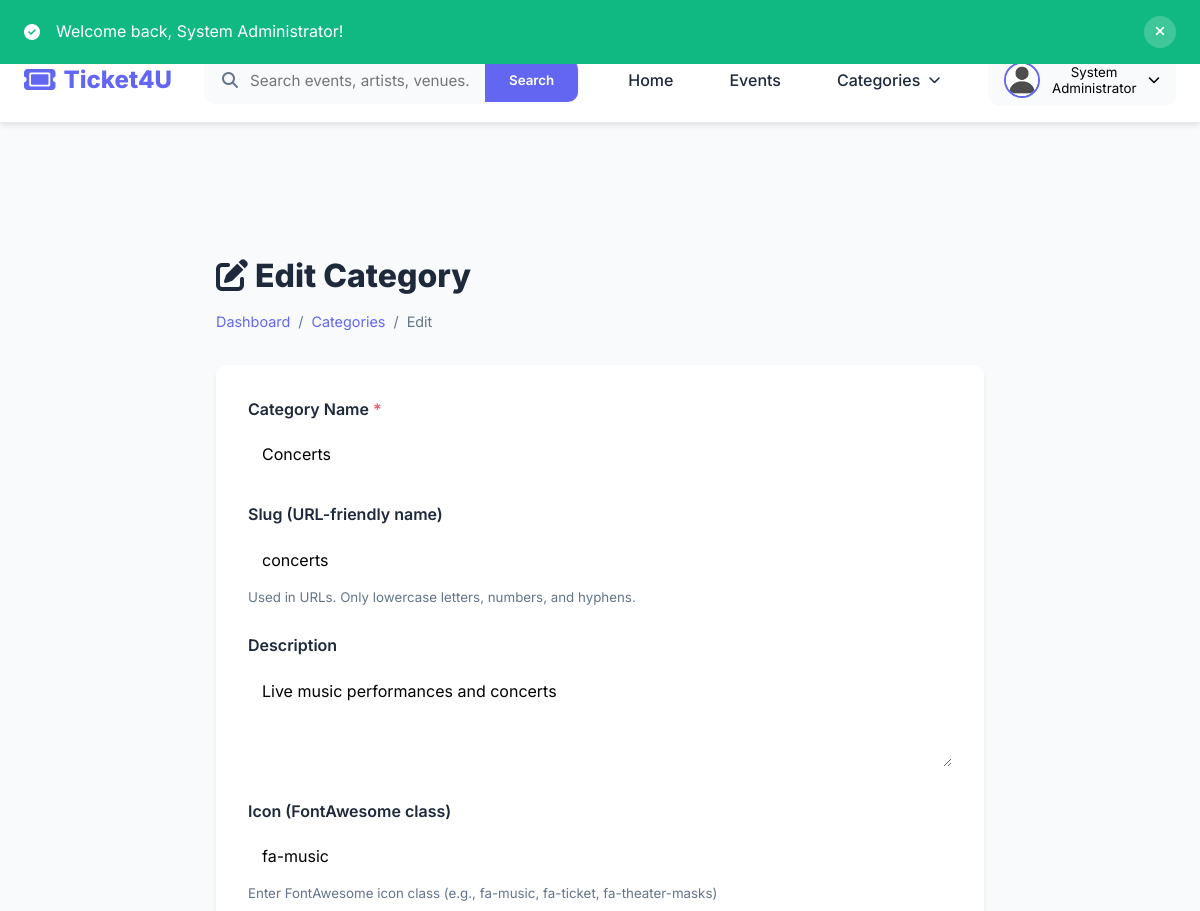
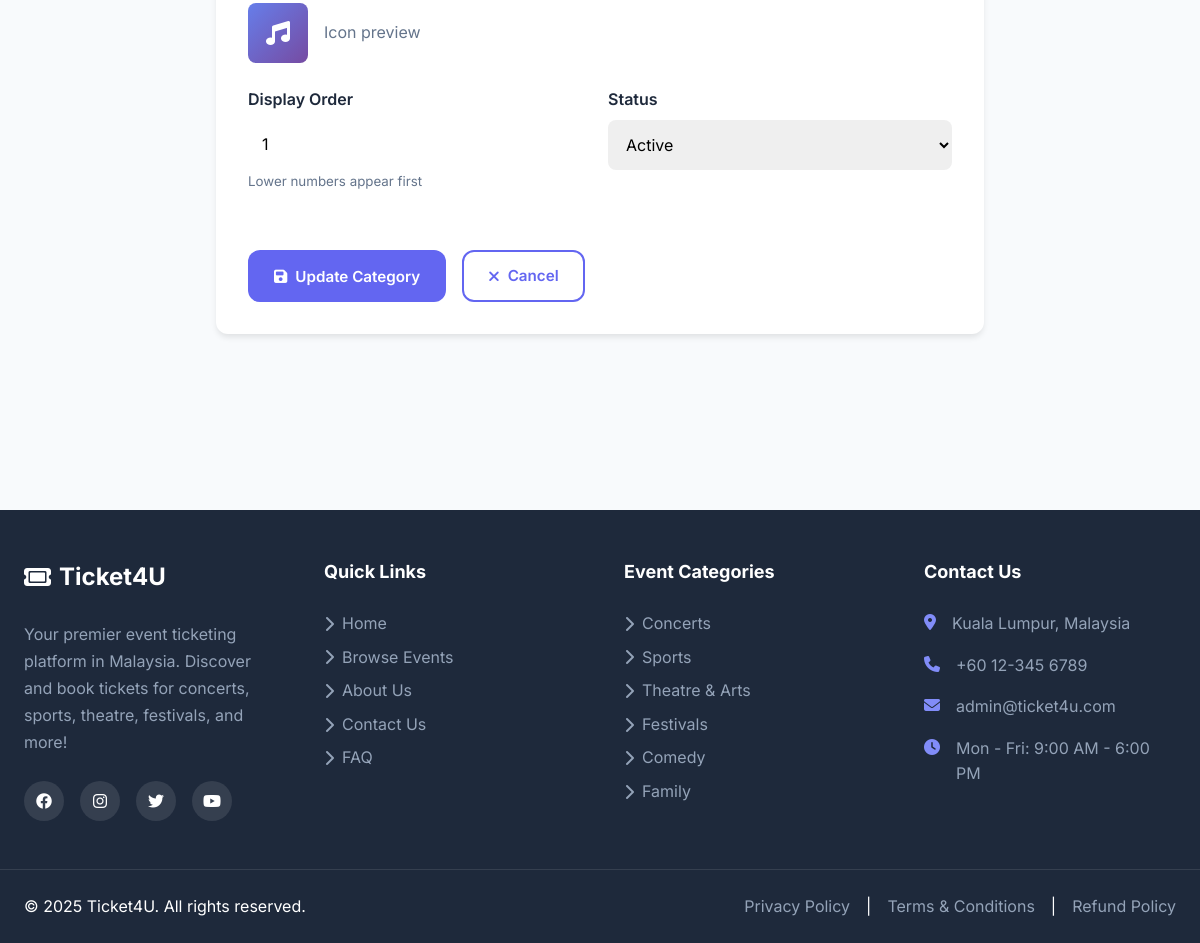
Page /admin/category-edit.php?id=1 (signed in) on the committed database (2 pictures, top to bottom).
### tables this page shows
CREATE TABLE users (
    id INT PRIMARY KEY AUTO_INCREMENT,
    email VARCHAR(255) UNIQUE NOT NULL,
    password VARCHAR(255) NOT NULL,
    name VARCHAR(255) NOT NULL,
    phone VARCHAR(20),
    role ENUM('user', 'admin') DEFAULT 'user',
    status ENUM('active', 'inactive', 'banned') DEFAULT 'active',
    profile_image VARCHAR(255) DEFAULT 'default-avatar.png',
    created_at TIMESTAMP DEFAULT CURRENT_TIMESTAMP,
    updated_at TIMESTAMP DEFAULT CURRENT_TIMESTAMP ON UPDATE CURRENT_TIMESTAMP,
    INDEX idx_email (email),
    INDEX idx_role (role)
);

CREATE TABLE categories (
    id INT PRIMARY KEY AUTO_INCREMENT,
    name VARCHAR(100) NOT NULL,
    slug VARCHAR(100) UNIQUE NOT NULL,
    icon VARCHAR(50),
    description TEXT,
    display_order INT DEFAULT 0,
    status ENUM('active', 'inactive') DEFAULT 'active',
    INDEX idx_slug (slug)
);

### config/config.php (called while the page is built, shortened)
<?php
try {
    $conn = new mysqli(DB_HOST, DB_USER, DB_PASS, DB_NAME);
    $conn->set_charset('utf8mb4');
} catch (Exception $e) {
    die('
        <div style="font-family: Arial, sans-serif; max-width: 600px; margin: 50px auto; padding: 20px; background: #fee; border: 1px solid #fcc; border-radius: 8px;">
            <h2 style="color: #c00;">Database Connection Error</h2>
            <p>Unable to connect to the database. Please check your configuration.</p>
            <p style="color: #666; font-size: 14px;">' . $e->getMessage() . '</p>
        </div>
    ');
}
function isLoggedIn() {
    return isset($_SESSION['user_id']);
}
function getCurrentUser() {
    global $conn;
    $user_id = (int)$_SESSION['user_id'];
    $query = "SELECT id, email, name, phone, role, profile_image, password, created_at FROM users WHERE id = $user_id AND status = 'active'";
    $result = $conn->query($query);
    return $result && $result->num_rows > 0 ? $result->fetch_assoc() : null;
}
function getFlash() {
    if (isset($_SESSION['flash_message'])) {
        $flash = [
            'type' => $_SESSION['flash_type'],
            'message' => $_SESSION['flash_message']
        ];
        return $flash;
    }
    return null;
}

### admin/category-edit.php (the view, shortened to what this page needs)
<?php
require_once __DIR__ . '/../config/config.php';
$category_id = filter_input(INPUT_GET, 'id', FILTER_VALIDATE_INT);
$stmt = $conn->prepare("SELECT * FROM categories WHERE id = ?");
$stmt->bind_param("i", $category_id);
$stmt->execute();
$result = $stmt->get_result();
$category = $result->fetch_assoc();
require_once __DIR__ . '/../includes/header.php';
?>
<main class="main-content">
    <div class="admin-container">
        <div class="page-header">
            <h1><i class="fas fa-edit"></i> Edit Category</h1>
            <div class="breadcrumb">
                <a href="<?php echo SITE_URL; ?>/admin/dashboard.php">Dashboard</a>
                <span>/</span>
                <a href="<?php echo SITE_URL; ?>/admin/categories.php">Categories</a>
                <span>/</span>
                <span>Edit</span>
            </div>
        </div>
        <div class="form-card">
            <form method="POST">
                <div class="form-group">
                    <label class="form-label required">Category Name</label>
                    <input type="text" name="name" class="form-input" required
                           placeholder="e.g., Concerts"
                           value="<?php echo htmlspecialchars($category['name']); ?>">
                </div>
                <div class="form-group">
                    <label class="form-label">Slug (URL-friendly name)</label>
                    <input type="text" name="slug" class="form-input"
                           placeholder="e.g., concerts (leave empty to auto-generate)"
                           value="<?php echo htmlspecialchars($category['slug']); ?>">
                    <small style="color: var(--gray);">Used in URLs. Only lowercase letters, numbers, and hyphens.</small>
                </div>
                <div class="form-group">
                    <label class="form-label">Description</label>
                    <textarea name="description" class="form-textarea"
                              placeholder="Brief description of this category..."><?php echo htmlspecialchars($category['description'] ?? ''); ?></textarea>
                </div>
                <div class="form-group">
                    <label class="form-label">Icon (FontAwesome class)</label>
                    <input type="text" name="icon" id="iconInput" class="form-input"
                           placeholder="e.g., fa-music"
                           value="<?php echo htmlspecialchars($category['icon']); ?>">
                    <small style="color: var(--gray);">Enter FontAwesome icon class (e.g., fa-music, fa-ticket, fa-theater-masks)</small>
                    <div class="icon-preview">
                        <div class="icon-display">
                            <i id="iconPreview" class="fas <?php echo htmlspecialchars($category['icon']); ?>"></i>
                        </div>
                        <span style="color: var(--gray);">Icon preview</span>
                    </div>
                </div>
                <div class="form-row">
                    <div class="form-group">
                        <label class="form-label">Display Order</label>
                        <input type="number" name="display_order" class="form-input" min="0"
                               value="<?php echo $category['display_order']; ?>">
                        <small style="color: var(--gray);">Lower numbers appear first</small>
                    </div>
                    <div class="form-group">
                        <label class="form-label">Status</label>
                        <select name="status" class="form-select">
                            <option value="active" <?php echo $category['status'] === 'active' ? 'selected' : ''; ?>>Active</option>
                        </select>
                    </div>
                </div>
                <div class="form-actions">
                    <button type="submit" class="btn btn-primary">
                        <i class="fas fa-save"></i> Update Category
                    </button>
                    <a href="<?php echo SITE_URL; ?>/admin/categories.php" class="btn btn-outline">
                        <i class="fas fa-times"></i> Cancel
                    </a>
                </div>
            </form>
        </div>
    </div>
</main>
<?php require_once __DIR__ . '/../includes/footer.php'; ?>

### includes/header.php (shortened to what this page needs)
<?php
$current_user = getCurrentUser();
$flash = getFlash();
?>
<!DOCTYPE html>
<html lang="en">
<head>
    <link rel="stylesheet" href="https://cdnjs.cloudflare.com/ajax/libs/font-awesome/6.4.0/css/all.min.css">
    <link rel="stylesheet" href="<?php echo SITE_URL; ?>/assets/css/style.css">
</head>
<body>
    <?php if ($flash): ?>
        <div class="flash-message flash-<?php echo $flash['type']; ?>" id="flashMessage">
            <div class="container">
                <div class="flash-content">
                    <i class="fas fa-<?php echo $flash['type'] === 'success' ? 'check-circle' : ($flash['type'] === 'error' ? 'exclamation-circle' : 'info-circle'); ?>"></i>
                    <span><?php echo htmlspecialchars($flash['message']); ?></span>
                    <button onclick="this.parentElement.parentElement.remove()" class="flash-close">
                        <i class="fas fa-times"></i>
                    </button>
                </div>
            </div>
        </div>
    <?php endif; ?>
    <header class="main-header">
        <div class="top-bar">
            <div class="container">
                <div class="top-bar-content">
                    <div class="top-bar-left">
                        <a href="mailto:<?php echo ADMIN_EMAIL; ?>">
                        </a>
                        <a href="tel:+60123456789">
                        </a>
                    </div>
                    <div class="top-bar-right">
                        <span><i class="fas fa-map-marker-alt"></i> Malaysia</span>
                    </div>
                </div>
            </div>
        </div>
        <nav class="navbar">
            <div class="container">
                <div class="navbar-content">
                    <a href="<?php echo SITE_URL; ?>/index.php" class="logo">
                        <i class="fas fa-ticket"></i>
                        <span><?php echo SITE_NAME; ?></span>
                    </a>
                    <form class="search-form" action="<?php echo SITE_URL; ?>/events.php" method="GET">
                        <div class="search-input-wrapper">
                            <i class="fas fa-search"></i>
                            <input type="text" name="search" placeholder="Search events, artists, venues..." value="<?php echo isset($_GET['search']) ? htmlspecialchars($_GET['search']) : ''; ?>">
                            <button type="submit" class="search-btn">Search</button>
                        </div>
                    </form>
                    <div class="nav-links">
                        <a href="<?php echo SITE_URL; ?>/index.php" class="nav-link <?php echo basename($_SERVER['PHP_SELF']) == 'index.php' ? 'active' : ''; ?>">
                            Home
                        </a>
                        <a href="<?php echo SITE_URL; ?>/events.php" class="nav-link <?php echo basename($_SERVER['PHP_SELF']) == 'events.php' ? 'active' : ''; ?>">
                            Events
                        </a>
                        <div class="dropdown">
                            <a href="#" class="nav-link dropdown-toggle">
                                Categories <i class="fas fa-chevron-down"></i>
                            </a>
                        </div>
                    </div>
                    <div class="user-menu">
                        <?php if ($current_user): ?>
                            <div class="dropdown">
                                <button class="user-btn dropdown-toggle">
                                    <?php if (!empty($current_user['profile_image'])): ?>
                                        <img src="<?php echo SITE_URL; ?>/uploads/profiles/<?php echo htmlspecialchars($current_user['profile_image']); ?>" alt="Profile" class="user-avatar">
                                    <?php else: ?>
                                        <div class="user-avatar" style="background: linear-gradient(135deg, #667eea 0%, #764ba2 100%); color: white; display: flex; align-items: center; justify-content: center; font-weight: 600;">
                                            <?php echo strtoupper(substr($current_user['name'] ?? 'U', 0, 1)); ?>
                                        </div>
                                    <?php endif; ?>
                                    <span><?php echo htmlspecialchars($current_user['name'] ?? 'User'); ?></span>
                                    <i class="fas fa-chevron-down"></i>
                                </button>
                            </div>
                        <?php else: ?>
                            <a href="<?php echo SITE_URL; ?>/auth/login.php" class="btn btn-outline">Login</a>
                            <a href="<?php echo SITE_URL; ?>/auth/register.php" class="btn btn-primary">Sign Up</a>
                        <?php endif; ?>
                    </div>
                </div>
            </div>
        </nav>
    </header>
    <main class="main-content">

### includes/footer.php (shortened to what this page needs)
    </main>
    <footer class="main-footer">
        <div class="footer-content">
            <div class="container">
                <div class="footer-grid">
                    <div class="footer-column">
                        <h3 class="footer-title">
                            <i class="fas fa-ticket"></i>
                            <?php echo SITE_NAME; ?>
                        </h3>
                        <p class="footer-text">
                            Your premier event ticketing platform in Malaysia. Discover and book tickets for concerts, sports, theatre, festivals, and more!
                        </p>
                        <div class="social-links">
                            <a href="#" aria-label="Facebook"><i class="fab fa-facebook"></i></a>
                            <a href="#" aria-label="Instagram"><i class="fab fa-instagram"></i></a>
                            <a href="#" aria-label="Twitter"><i class="fab fa-twitter"></i></a>
                            <a href="#" aria-label="YouTube"><i class="fab fa-youtube"></i></a>
                        </div>
                    </div>
                    <div class="footer-column">
                        <h4 class="footer-heading">Quick Links</h4>
                        <ul class="footer-links">
                            <li><a href="<?php echo SITE_URL; ?>/index.php"><i class="fas fa-chevron-right"></i> Home</a></li>
                            <li><a href="<?php echo SITE_URL; ?>/events.php"><i class="fas fa-chevron-right"></i> Browse Events</a></li>
                            <li><a href="<?php echo SITE_URL; ?>/about.php"><i class="fas fa-chevron-right"></i> About Us</a></li>
                            <li><a href="<?php echo SITE_URL; ?>/contact.php"><i class="fas fa-chevron-right"></i> Contact Us</a></li>
                            <li><a href="<?php echo SITE_URL; ?>/faq.php"><i class="fas fa-chevron-right"></i> FAQ</a></li>
                        </ul>
                    </div>
                    <div class="footer-column">
                        <h4 class="footer-heading">Event Categories</h4>
                        <ul class="footer-links">
                            <?php
                            $footer_categories = $conn->query("SELECT name, slug FROM categories WHERE status = 'active' ORDER BY display_order ASC LIMIT 6");
                            while ($cat = $footer_categories->fetch_assoc()):
                            ?>
                                <li>
                                    <a href="<?php echo SITE_URL; ?>/events.php?category=<?php echo $cat['slug']; ?>">
                                        <i class="fas fa-chevron-right"></i>
                                        <?php echo htmlspecialchars($cat['name']); ?>
                                    </a>
                                </li>
                            <?php endwhile; ?>
                        </ul>
                    </div>
                    <div class="footer-column">
                        <h4 class="footer-heading">Contact Us</h4>
                        <ul class="footer-contact">
                            <li>
                                <i class="fas fa-map-marker-alt"></i>
                                <span>Kuala Lumpur, Malaysia</span>
                            </li>
                            <li>
                                <i class="fas fa-phone"></i>
                                <a href="tel:+60123456789">+60 12-345 6789</a>
                            </li>
                            <li>
                                <i class="fas fa-envelope"></i>
                                <a href="mailto:<?php echo ADMIN_EMAIL; ?>"><?php echo ADMIN_EMAIL; ?></a>
                            </li>
                            <li>
                                <i class="fas fa-clock"></i>
                                <span>Mon - Fri: 9:00 AM - 6:00 PM</span>
                            </li>
                        </ul>
                    </div>
                </div>
            </div>
        </div>
        <div class="footer-bottom">
            <div class="container">
                <div class="footer-bottom-content">
                    <p>&copy; <?php echo date('Y'); ?> <?php echo SITE_NAME; ?>. All rights reserved.</p>
                    <div class="footer-bottom-links">
                        <a href="<?php echo SITE_URL; ?>/privacy-policy.php">Privacy Policy</a>
                        <span>|</span>
                        <a href="<?php echo SITE_URL; ?>/terms.php">Terms & Conditions</a>
                        <span>|</span>
                        <a href="<?php echo SITE_URL; ?>/refund-policy.php">Refund Policy</a>
                    </div>
                </div>
            </div>
        </div>
    </footer>
</body>
</html>

### rows in the picture
users: profile_image (placeholder picture), name "System Administrator"
categories: name "Concerts", slug "concerts", description "Live music performances and concerts", icon "fa-music", display_order "1", status "Active"
categories: name "Sports"
categories: name "Theatre & Arts"
categories: name "Festivals"
categories: name "Comedy"
categories: name "Family"

### other values in the picture
$flash['message'] "Welcome back, System Administrator!"
SITE_NAME "Ticket4U"
ADMIN_EMAIL "admin@ticket4u.com"
